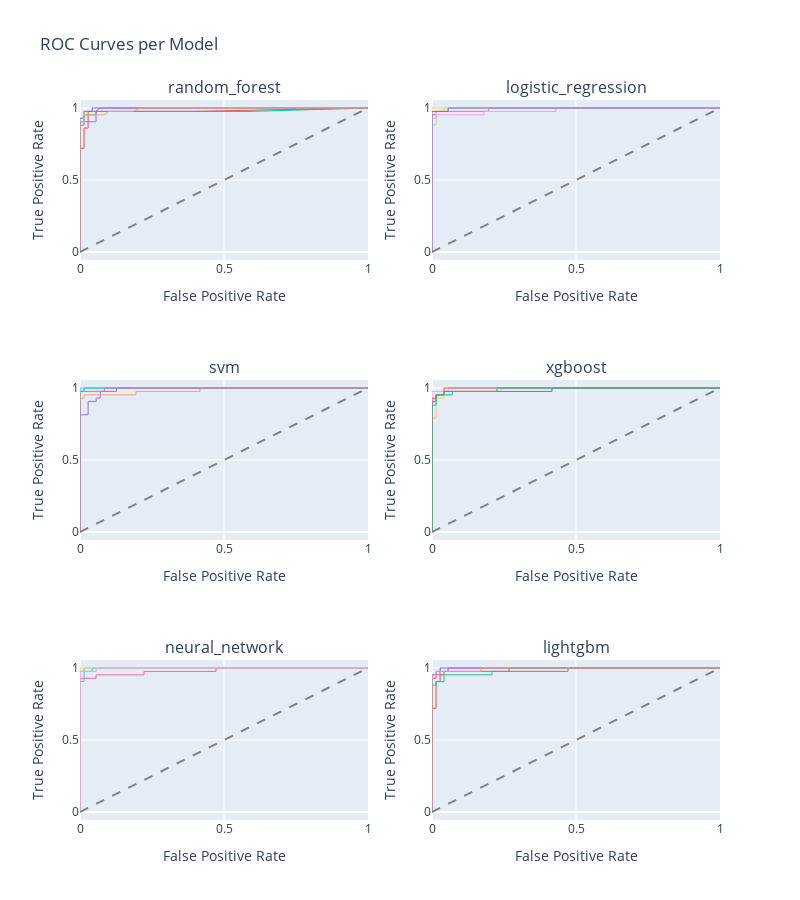

Write notebook code for a chart like this one.
### Code cell
plot_roc_curves(default_df)

### Figure 1 — Plotly figure (JSON) as saved in the notebook; plotly's stock layout.template omitted (floating-point values rounded to 4 significant figures)
{"data": [{"line": {"width": 1}, "mode": "lines", "name": "random_forest - fold 0", "showlegend": false, "type": "scatter", "x": [0.0, 0.0, 0.0, 0.0, 0.0, 0.0, 0.0, 0.0, 0.01408, 0.01408, 0.04225, 0.04225, 0.1549, 0.1831, 0.2676, 0.3521, 0.3944, 0.4085, 0.4507, 0.6056, 1.0], "xaxis": "x", "y": [0.0, 0.4419, 0.5814, 0.6744, 0.7442, 0.7674, 0.814, 0.9302, 0.9302, 0.9767, 0.9767, 1.0, 1.0, 1.0, 1.0, 1.0, 1.0, 1.0, 1.0, 1.0, 1.0], "yaxis": "y"}, {"line": {"width": 1}, "mode": "lines", "name": "random_forest - fold 1", "showlegend": false, "type": "scatter", "x": [0.0, 0.0, 0.0, 0.0, 0.0, 0.01408, 0.01408, 0.01408, 0.01408, 0.02817, 0.02817, 0.02817, 0.04225, 0.07042, 0.1408, 0.2113, 0.2535, 0.3944, 1.0], "xaxis": "x", "y": [0.0, 0.3256, 0.4419, 0.5116, 0.7209, 0.7209, 0.7674, 0.814, 0.8605, 0.8605, 0.907, 0.9767, 0.9767, 0.9767, 0.9767, 0.9767, 0.9767, 0.9767, 1.0], "yaxis": "y"}, {"line": {"width": 1}, "mode": "lines", "name": "random_forest - fold 2", "showlegend": false, "type": "scatter", "x": [0.0, 0.0, 0.0, 0.0, 0.0, 0.0, 0.0, 0.0, 0.0, 0.0, 0.0, 0.01389, 0.01389, 0.02778, 0.05556, 0.05556, 0.09722, 0.125, 0.1528, 0.1806, 0.2083, 0.2917, 0.3611, 0.3889, 0.4306, 0.5833, 1.0], "xaxis": "x", "y": [0.0, 0.3333, 0.4286, 0.5, 0.5476, 0.6429, 0.7143, 0.7619, 0.8095, 0.8571, 0.881, 0.881, 0.9524, 0.9524, 0.9524, 0.9762, 0.9762, 0.9762, 0.9762, 0.9762, 0.9762, 0.9762, 0.9762, 0.9762, 0.9762, 0.9762, 1.0], "yaxis": "y"}, {"line": {"width": 1}, "mode": "lines", "name": "random_forest - fold 3", "showlegend": false, "type": "scatter", "x": [0.0, 0.0, 0.0, 0.0, 0.0, 0.0, 0.05556, 0.05556, 0.06944, 0.1111, 0.1389, 0.1528, 0.1806, 0.2222, 0.2361, 0.2639, 0.3056, 0.3611, 0.4306, 0.4722, 0.5972, 1.0], "xaxis": "x", "y": [0.0, 0.5, 0.6429, 0.6905, 0.7381, 0.9048, 0.9048, 0.9762, 1.0, 1.0, 1.0, 1.0, 1.0, 1.0, 1.0, 1.0, 1.0, 1.0, 1.0, 1.0, 1.0, 1.0], "yaxis": "y"}, {"line": {"width": 1}, "mode": "lines", "name": "random_forest - fold 4", "showlegend": false, "type": "scatter", "x": [0.0, 0.0, 0.0, 0.0, 0.0, 0.0, 0.0, 0.0, 0.01408, 0.01408, 0.08451, 0.09859, 0.1268, 0.1408, 0.1831, 0.2113, 0.2394, 0.2958, 0.3803, 0.5493, 1.0], "xaxis": "x", "y": [0.0, 0.5238, 0.619, 0.6429, 0.6905, 0.7143, 0.7619, 0.9048, 0.9048, 0.9524, 0.9524, 0.9762, 0.9762, 0.9762, 0.9762, 1.0, 1.0, 1.0, 1.0, 1.0, 1.0], "yaxis": "y"}, {"line": {"color": "gray", "dash": "dash"}, "mode": "lines", "showlegend": false, "type": "scatter", "x": [0, 1], "xaxis": "x", "y": [0, 1], "yaxis": "y"}, {"line": {"width": 1}, "mode": "lines", "name": "logistic_regression - fold 0", "showlegend": false, "type": "scatter", "x": [0.0, 0.0, 0.0, 0.01408, 0.01408, 0.1972, 0.1972, 1.0], "xaxis": "x2", "y": [0.0, 0.02326, 0.9535, 0.9535, 0.9767, 0.9767, 1.0, 1.0], "yaxis": "y2"}, {"line": {"width": 1}, "mode": "lines", "name": "logistic_regression - fold 1", "showlegend": false, "type": "scatter", "x": [0.0, 0.0, 0.0, 0.01408, 0.01408, 0.04225, 0.04225, 1.0], "xaxis": "x2", "y": [0.0, 0.02326, 0.8837, 0.8837, 0.9767, 0.9767, 1.0, 1.0], "yaxis": "y2"}, {"line": {"width": 1}, "mode": "lines", "name": "logistic_regression - fold 2", "showlegend": false, "type": "scatter", "x": [0.0, 0.0, 0.0, 0.01389, 0.01389, 0.1806, 0.1806, 0.4306, 0.4306, 1.0], "xaxis": "x2", "y": [0.0, 0.02381, 0.9286, 0.9286, 0.9524, 0.9524, 0.9762, 0.9762, 1.0, 1.0], "yaxis": "y2"}, {"line": {"width": 1}, "mode": "lines", "name": "logistic_regression - fold 3", "showlegend": false, "type": "scatter", "x": [0.0, 0.0, 0.0, 1.0], "xaxis": "x2", "y": [0.0, 0.02381, 1.0, 1.0], "yaxis": "y2"}, {"line": {"width": 1}, "mode": "lines", "name": "logistic_regression - fold 4", "showlegend": false, "type": "scatter", "x": [0.0, 0.0, 0.0, 0.05634, 0.05634, 1.0], "xaxis": "x2", "y": [0.0, 0.02381, 0.9762, 0.9762, 1.0, 1.0], "yaxis": "y2"}, {"line": {"color": "gray", "dash": "dash"}, "mode": "lines", "showlegend": false, "type": "scatter", "x": [0, 1], "xaxis": "x2", "y": [0, 1], "yaxis": "y2"}, {"line": {"width": 1}, "mode": "lines", "name": "svm - fold 0", "showlegend": false, "type": "scatter", "x": [0.0, 0.0, 0.0, 0.01408, 0.01408, 1.0], "xaxis": "x3", "y": [0.0, 0.02326, 0.9767, 0.9767, 1.0, 1.0], "yaxis": "y3"}, {"line": {"width": 1}, "mode": "lines", "name": "svm - fold 1", "showlegend": false, "type": "scatter", "x": [0.0, 0.0, 0.0, 0.02817, 0.02817, 0.05634, 0.05634, 0.07042, 0.07042, 0.1268, 0.1268, 1.0], "xaxis": "x3", "y": [0.0, 0.02326, 0.814, 0.814, 0.907, 0.907, 0.9302, 0.9302, 0.9767, 0.9767, 1.0, 1.0], "yaxis": "y3"}, {"line": {"width": 1}, "mode": "lines", "name": "svm - fold 2", "showlegend": false, "type": "scatter", "x": [0.0, 0.0, 0.0, 0.01389, 0.01389, 0.1944, 0.1944, 0.4167, 0.4167, 1.0], "xaxis": "x3", "y": [0.0, 0.02381, 0.9286, 0.9286, 0.9524, 0.9524, 0.9762, 0.9762, 1.0, 1.0], "yaxis": "y3"}, {"line": {"width": 1}, "mode": "lines", "name": "svm - fold 3", "showlegend": false, "type": "scatter", "x": [0.0, 0.0, 0.0, 1.0], "xaxis": "x3", "y": [0.0, 0.02381, 1.0, 1.0], "yaxis": "y3"}, {"line": {"width": 1}, "mode": "lines", "name": "svm - fold 4", "showlegend": false, "type": "scatter", "x": [0.0, 0.0, 0.0, 0.08451, 0.08451, 1.0], "xaxis": "x3", "y": [0.0, 0.02381, 0.9762, 0.9762, 1.0, 1.0], "yaxis": "y3"}, {"line": {"color": "gray", "dash": "dash"}, "mode": "lines", "showlegend": false, "type": "scatter", "x": [0, 1], "xaxis": "x3", "y": [0, 1], "yaxis": "y3"}, {"line": {"width": 1}, "mode": "lines", "name": "xgboost - fold 0", "showlegend": false, "type": "scatter", "x": [0.0, 0.0, 0.0, 0.0, 0.0, 0.05634, 0.05634, 1.0], "xaxis": "x4", "y": [0.0, 0.02326, 0.186, 0.2326, 0.9767, 0.9767, 1.0, 1.0], "yaxis": "y4"}, {"line": {"width": 1}, "mode": "lines", "name": "xgboost - fold 1", "showlegend": false, "type": "scatter", "x": [0.0, 0.0, 0.0, 0.01408, 0.01408, 0.04225, 0.04225, 0.2394, 0.2394, 1.0], "xaxis": "x4", "y": [0.0, 0.02326, 0.7907, 0.7907, 0.9302, 0.9302, 0.9767, 0.9767, 1.0, 1.0], "yaxis": "y4"}, {"line": {"width": 1}, "mode": "lines", "name": "xgboost - fold 2", "showlegend": false, "type": "scatter", "x": [0.0, 0.0, 0.0, 0.01389, 0.01389, 0.04167, 0.04167, 0.4167, 0.4167, 1.0], "xaxis": "x4", "y": [0.0, 0.02381, 0.9048, 0.9048, 0.9524, 0.9524, 0.9762, 0.9762, 1.0, 1.0], "yaxis": "y4"}, {"line": {"width": 1}, "mode": "lines", "name": "xgboost - fold 3", "showlegend": false, "type": "scatter", "x": [0.0, 0.0, 0.0, 0.0, 0.0, 0.01389, 0.01389, 0.04167, 0.04167, 1.0], "xaxis": "x4", "y": [0.0, 0.02381, 0.119, 0.2143, 0.9286, 0.9286, 0.9524, 0.9524, 1.0, 1.0], "yaxis": "y4"}, {"line": {"width": 1}, "mode": "lines", "name": "xgboost - fold 4", "showlegend": false, "type": "scatter", "x": [0.0, 0.0, 0.0, 0.01408, 0.01408, 0.07042, 0.07042, 0.2254, 0.2254, 0.5352, 0.5775, 1.0], "xaxis": "x4", "y": [0.0, 0.02381, 0.881, 0.881, 0.9524, 0.9524, 0.9762, 0.9762, 1.0, 1.0, 1.0, 1.0], "yaxis": "y4"}, {"line": {"color": "gray", "dash": "dash"}, "mode": "lines", "showlegend": false, "type": "scatter", "x": [0, 1], "xaxis": "x4", "y": [0, 1], "yaxis": "y4"}, {"line": {"width": 1}, "mode": "lines", "name": "neural_network - fold 0", "showlegend": false, "type": "scatter", "x": [0.0, 0.0, 0.0, 0.01408, 0.01408, 1.0], "xaxis": "x5", "y": [0.0, 0.02326, 0.9767, 0.9767, 1.0, 1.0], "yaxis": "y5"}, {"line": {"width": 1}, "mode": "lines", "name": "neural_network - fold 1", "showlegend": false, "type": "scatter", "x": [0.0, 0.0, 0.0, 0.01408, 0.01408, 0.04225, 0.04225, 1.0], "xaxis": "x5", "y": [0.0, 0.02326, 0.907, 0.907, 0.9767, 0.9767, 1.0, 1.0], "yaxis": "y5"}, {"line": {"width": 1}, "mode": "lines", "name": "neural_network - fold 2", "showlegend": false, "type": "scatter", "x": [0.0, 0.0, 0.0, 0.05556, 0.05556, 0.2222, 0.2222, 0.4722, 0.4722, 1.0], "xaxis": "x5", "y": [0.0, 0.02381, 0.9286, 0.9286, 0.9524, 0.9524, 0.9762, 0.9762, 1.0, 1.0], "yaxis": "y5"}, {"line": {"width": 1}, "mode": "lines", "name": "neural_network - fold 3", "showlegend": false, "type": "scatter", "x": [0.0, 0.0, 0.0, 1.0], "xaxis": "x5", "y": [0.0, 0.07143, 1.0, 1.0], "yaxis": "y5"}, {"line": {"width": 1}, "mode": "lines", "name": "neural_network - fold 4", "showlegend": false, "type": "scatter", "x": [0.0, 0.0, 0.0, 0.05634, 0.05634, 1.0], "xaxis": "x5", "y": [0.0, 0.2143, 0.9762, 0.9762, 1.0, 1.0], "yaxis": "y5"}, {"line": {"color": "gray", "dash": "dash"}, "mode": "lines", "showlegend": false, "type": "scatter", "x": [0, 1], "xaxis": "x5", "y": [0, 1], "yaxis": "y5"}, {"line": {"width": 1}, "mode": "lines", "name": "lightgbm - fold 0", "showlegend": false, "type": "scatter", "x": [0.0, 0.0, 0.0, 0.01408, 0.01408, 0.02817, 0.02817, 1.0], "xaxis": "x6", "y": [0.0, 0.02326, 0.9535, 0.9535, 0.9767, 0.9767, 1.0, 1.0], "yaxis": "y6"}, {"line": {"width": 1}, "mode": "lines", "name": "lightgbm - fold 1", "showlegend": false, "type": "scatter", "x": [0.0, 0.0, 0.0, 0.01408, 0.01408, 0.02817, 0.02817, 0.04225, 0.04225, 0.2676, 0.2676, 1.0], "xaxis": "x6", "y": [0.0, 0.02326, 0.7209, 0.7209, 0.907, 0.907, 0.9535, 0.9535, 0.9767, 0.9767, 1.0, 1.0], "yaxis": "y6"}, {"line": {"width": 1}, "mode": "lines", "name": "lightgbm - fold 2", "showlegend": false, "type": "scatter", "x": [0.0, 0.0, 0.0, 0.01389, 0.01389, 0.04167, 0.04167, 0.2083, 0.2083, 0.4722, 0.4722, 1.0], "xaxis": "x6", "y": [0.0, 0.02381, 0.881, 0.881, 0.9048, 0.9048, 0.9524, 0.9524, 0.9762, 0.9762, 1.0, 1.0], "yaxis": "y6"}, {"line": {"width": 1}, "mode": "lines", "name": "lightgbm - fold 3", "showlegend": false, "type": "scatter", "x": [0.0, 0.0, 0.0, 0.01389, 0.01389, 0.02778, 0.02778, 0.05556, 0.05556, 1.0], "xaxis": "x6", "y": [0.0, 0.02381, 0.9286, 0.9286, 0.9524, 0.9524, 0.9762, 0.9762, 1.0, 1.0], "yaxis": "y6"}, {"line": {"width": 1}, "mode": "lines", "name": "lightgbm - fold 4", "showlegend": false, "type": "scatter", "x": [0.0, 0.0, 0.0, 0.01408, 0.01408, 0.169, 0.169, 1.0], "xaxis": "x6", "y": [0.0, 0.02381, 0.9524, 0.9524, 0.9762, 0.9762, 1.0, 1.0], "yaxis": "y6"}, {"line": {"color": "gray", "dash": "dash"}, "mode": "lines", "showlegend": false, "type": "scatter", "x": [0, 1], "xaxis": "x6", "y": [0, 1], "yaxis": "y6"}], "layout": {"annotations": [{"font": {"size": 16}, "showarrow": false, "text": "random_forest", "x": 0.225, "xanchor": "center", "xref": "paper", "y": 1, "yanchor": "bottom", "yref": "paper"}, {"font": {"size": 16}, "showarrow": false, "text": "logistic_regression", "x": 0.775, "xanchor": "center", "xref": "paper", "y": 1, "yanchor": "bottom", "yref": "paper"}, {"font": {"size": 16}, "showarrow": false, "text": "svm", "x": 0.225, "xanchor": "center", "xref": "paper", "y": 0.6111, "yanchor": "bottom", "yref": "paper"}, {"font": {"size": 16}, "showarrow": false, "text": "xgboost", "x": 0.775, "xanchor": "center", "xref": "paper", "y": 0.6111, "yanchor": "bottom", "yref": "paper"}, {"font": {"size": 16}, "showarrow": false, "text": "neural_network", "x": 0.225, "xanchor": "center", "xref": "paper", "y": 0.2222, "yanchor": "bottom", "yref": "paper"}, {"font": {"size": 16}, "showarrow": false, "text": "lightgbm", "x": 0.775, "xanchor": "center", "xref": "paper", "y": 0.2222, "yanchor": "bottom", "yref": "paper"}], "height": 900, "title": {"text": "ROC Curves per Model"}, "width": 800, "xaxis": {"anchor": "y", "domain": [0, 0.45], "title": {"text": "False Positive Rate"}}, "xaxis2": {"anchor": "y2", "domain": [0.55, 1], "title": {"text": "False Positive Rate"}}, "xaxis3": {"anchor": "y3", "domain": [0, 0.45], "title": {"text": "False Positive Rate"}}, "xaxis4": {"anchor": "y4", "domain": [0.55, 1], "title": {"text": "False Positive Rate"}}, "xaxis5": {"anchor": "y5", "domain": [0, 0.45], "title": {"text": "False Positive Rate"}}, "xaxis6": {"anchor": "y6", "domain": [0.55, 1], "title": {"text": "False Positive Rate"}}, "yaxis": {"anchor": "x", "domain": [0.7778, 1], "title": {"text": "True Positive Rate"}}, "yaxis2": {"anchor": "x2", "domain": [0.7778, 1], "title": {"text": "True Positive Rate"}}, "yaxis3": {"anchor": "x3", "domain": [0.3889, 0.6111], "title": {"text": "True Positive Rate"}}, "yaxis4": {"anchor": "x4", "domain": [0.3889, 0.6111], "title": {"text": "True Positive Rate"}}, "yaxis5": {"anchor": "x5", "domain": [0, 0.2222], "title": {"text": "True Positive Rate"}}, "yaxis6": {"anchor": "x6", "domain": [0, 0.2222], "title": {"text": "True Positive Rate"}}}}
